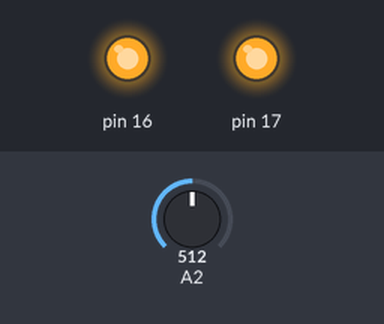
A program run on a simulated Arduino Uno, built with avr-gcc and run on an emulated ATmega328P. On the bench: output pins drawn as LEDs (lit = HIGH). The test bench sets the inputs (shaded band); at power-on: A2 = 512. What the program prints to the serial monitor is not drawn.

Above: at 0.2 s.
Timing chart, 0 to 1.7 s (numbered marks = the images above):
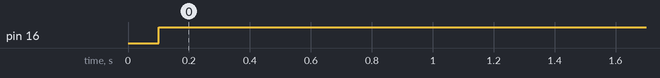

The program:

main.cpp
```cpp
#include <Arduino.h>
#include <Poti.h>

Poti Poti1 {10, 255, true, 1500, 7600};

void setup()
{
  Serial.begin(9600);
  pinMode(16, OUTPUT);

  pinMode(17, OUTPUT);
  digitalWrite(17, HIGH);
  delay(100);
  digitalWrite(17, LOW);
}

void loop()
{
  Poti1.updatePotiValue();
  Serial.print("PotiValue: ");
  Serial.println(Poti1.getPotiValue());
  Serial.print("PotiValueNature: ");
  Serial.println(analogRead(10));
  Serial.println("");

  if (Poti1.potiUnderValue(100, 20))
  {
    digitalWrite(16, HIGH);
  } else
  {
    digitalWrite(16, LOW);
  }

  if (Poti1.potiUnderValue(200, 20))
  {
    digitalWrite(17, HIGH);
  } else
  {
    digitalWrite(17, LOW);
  }
}
```

Poti.h
```cpp
//Datei: Poti.h
//Headerdatei für die Klasse poti
//Autor: Andri Andermatt, 28.03.2025
#include <Arduino.h>

#ifndef POTI_H_
#define POTI_H_
    class Poti
    {
        public:
            explicit Poti(int initPotPin, int initRange, bool initConstrain = true, int initPotiMinValue = 0, int initPotiMaxValue = 8191); //Ctor
            //PotPin: Pin of the Potentiometer
            //Range: Range of the Potentiometervalue
            //PotiMinValue: Value that corresponds to 0 in Output
            //PotiMaxValue: Value that corresponds to range in Output

            void updatePotiValue();
            //Updates Value of potiValue

            int getPotiValue() const {return potiValue;}
            //Gets the Value of the Potentiometer

            bool potiOverValue(int value, int precision = 10) const;
            //True if poti is over Value
            //Value: Must be in range
            //Precision: Steps Poti needs to change to change output back, must be smaller than value

            bool potiUnderValue(int value, int precision = 10) const;
            //True if poti is under Value
            //Value: Must be in range
            //Precision: Steps Poti needs to change to change output back, must be smaller than value

        private:
            int potPin;
            int range;  //Range of Potivalue
            int potiValue = 0; //PotiValue with the new Range
            bool constrain; //If True constrains output to the range, if false overflow may occur
            int PotiMinValue;
            int PotiMaxValue;
    };


#endif //POTI_H_
```

Poti.cpp
```cpp
//Datei: Poti.cpp
//Implementationsdatei für die Klasse Poti
//Autor: Andri Andermatt, 28.03.2025
#include <Arduino.h>
#include <Poti.h>

Poti::Poti( int initPotPin, int initRange, bool initConstrain, int initPotiMinValue, int initPotiMaxValue)
    :potPin {initPotPin},
    range{initRange},
    constrain{initConstrain},
    PotiMinValue{initPotiMinValue},
    PotiMaxValue{initPotiMaxValue}
{
}

void Poti::updatePotiValue()
{
    int valueTemp = map(analogRead(potPin), PotiMinValue, PotiMaxValue, 0, range);
    if (constrain)
    {
        potiValue = constrain(valueTemp, 0, range);
    } else
    {
        potiValue = valueTemp;
    }
}

bool Poti::potiOverValue(int value, int precision) const
{
    bool flag = false;
    if ((value > precision) && (value < (range - precision)))
    {
        if (potiValue >= value)
        {
            flag = true;
        } else if (potiValue <= (value - precision))
        {
            flag = false;
        }
    } else
    {
        flag = false;
    }

    return flag;
}

bool Poti::potiUnderValue(int value, int precision) const
{
    bool flag = false;
    if ((value > precision) && (value < (range - precision)))
    {
        if (potiValue <= value)
        {
            flag = true;
        } else if (potiValue >= (value + precision))
        {
            flag = false;
        }
    } else
    {
        flag = false;
    }

    return flag;
}
```

Measured:
- by itself, pin 16: LOW → HIGH at 0.10 s
